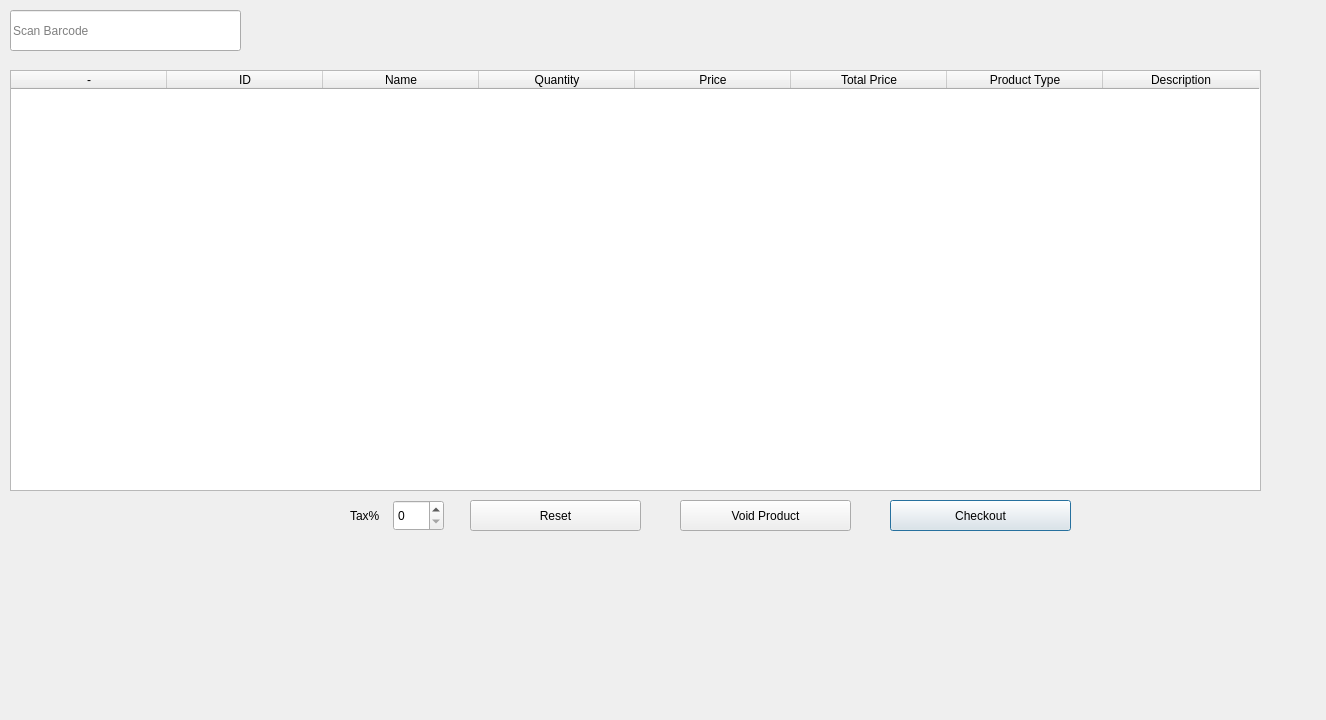
<?xml version="1.0" encoding="UTF-8"?>
<ui version="4.0">
 <class>Sale</class>
 <widget class="QDialog" name="Sale">
  <property name="geometry">
   <rect>
    <x>0</x>
    <y>0</y>
    <width>1326</width>
    <height>720</height>
   </rect>
  </property>
  <property name="windowTitle">
   <string>Dialog</string>
  </property>
  <widget class="QTableWidget" name="SaleTable">
   <property name="geometry">
    <rect>
     <x>10</x>
     <y>70</y>
     <width>1251</width>
     <height>421</height>
    </rect>
   </property>
   <property name="minimumSize">
    <size>
     <width>0</width>
     <height>0</height>
    </size>
   </property>
   <property name="horizontalScrollMode">
    <enum>QAbstractItemView::ScrollPerItem</enum>
   </property>
   <attribute name="horizontalHeaderVisible">
    <bool>true</bool>
   </attribute>
   <attribute name="horizontalHeaderDefaultSectionSize">
    <number>156</number>
   </attribute>
   <column>
    <property name="text">
     <string>-</string>
    </property>
   </column>
   <column>
    <property name="text">
     <string>ID</string>
    </property>
   </column>
   <column>
    <property name="text">
     <string>Name</string>
    </property>
   </column>
   <column>
    <property name="text">
     <string>Quantity</string>
    </property>
   </column>
   <column>
    <property name="text">
     <string>Price</string>
    </property>
   </column>
   <column>
    <property name="text">
     <string>Total Price</string>
    </property>
   </column>
   <column>
    <property name="text">
     <string>Product Type</string>
    </property>
   </column>
   <column>
    <property name="text">
     <string>Description</string>
    </property>
   </column>
  </widget>
  <widget class="QLineEdit" name="lineEdit_scan">
   <property name="geometry">
    <rect>
     <x>10</x>
     <y>10</y>
     <width>231</width>
     <height>41</height>
    </rect>
   </property>
   <property name="placeholderText">
    <string>Scan Barcode</string>
   </property>
  </widget>
  <widget class="QPushButton" name="pushButton">
   <property name="geometry">
    <rect>
     <x>890</x>
     <y>500</y>
     <width>181</width>
     <height>31</height>
    </rect>
   </property>
   <property name="text">
    <string>Checkout</string>
   </property>
  </widget>
  <widget class="QPushButton" name="pushButton_2">
   <property name="geometry">
    <rect>
     <x>680</x>
     <y>500</y>
     <width>171</width>
     <height>31</height>
    </rect>
   </property>
   <property name="text">
    <string>Void Product</string>
   </property>
  </widget>
  <widget class="QPushButton" name="Reset_button">
   <property name="geometry">
    <rect>
     <x>470</x>
     <y>500</y>
     <width>171</width>
     <height>31</height>
    </rect>
   </property>
   <property name="text">
    <string>Reset</string>
   </property>
  </widget>
  <widget class="QLabel" name="label">
   <property name="geometry">
    <rect>
     <x>350</x>
     <y>500</y>
     <width>41</width>
     <height>31</height>
    </rect>
   </property>
   <property name="text">
    <string>Tax%</string>
   </property>
  </widget>
  <widget class="QSpinBox" name="spinBox">
   <property name="geometry">
    <rect>
     <x>393</x>
     <y>500</y>
     <width>51</width>
     <height>31</height>
    </rect>
   </property>
  </widget>
 </widget>
 <resources/>
 <connections/>
</ui>
